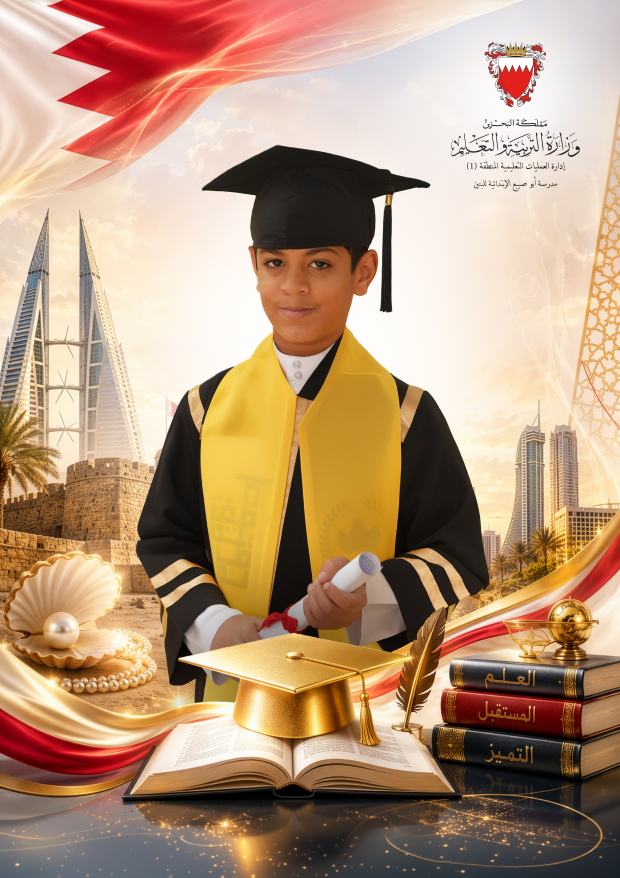
#> input picture الصور النهائية للطباعة/1.jpg, 2480 x 3509 px, found by its file name (shown at 1/4 size); its folder holds only this picture in this run
$ python compress_photos.py
#> lines starting #> are read from the running program, lines starting #| are printed output that depends on the picture
import os
from PIL import Image

SRC_DIR = r'C:\Users\Jehad\Downloads\OpenCode Projects\امنيات الطلبة\الصور النهائية للطباعة'
DST_DIR = r'C:\Users\Jehad\Downloads\OpenCode Projects\امنيات الطلبة\thumbnails'
MAX_LONG = 800
QUALITY = 75

os.makedirs(DST_DIR, exist_ok=True)

count = 0
errors = 0
for i in range(1, 154):
    src = os.path.join(SRC_DIR, f'{i}.jpg')
    dst = os.path.join(DST_DIR, f'{i}.jpg')
    if not os.path.exists(src):
        print(f'  SKIP {i}.jpg - not found')
        continue
    try:
        img = Image.open(src)
#> img is the input picture: PIL image 2480x3509 RGB; mean R, G, B 183.5, 151, 123.7
        w, h = img.size
#> w = 2480; h = 3509
        if w >= h:
            new_w = MAX_LONG
            new_h = int(h * MAX_LONG / w)
        else:
            new_h = MAX_LONG
            new_w = int(w * MAX_LONG / h)
#> new_w = 565
        img = img.resize((new_w, new_h), Image.LANCZOS)
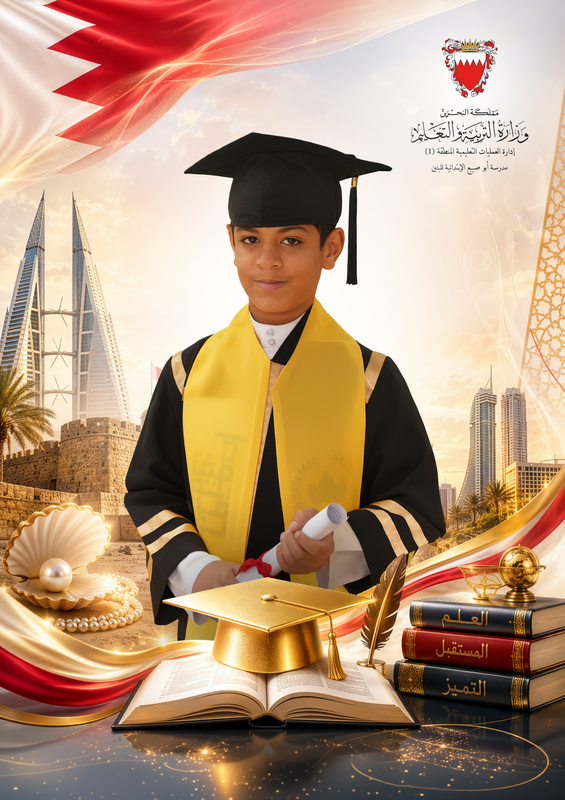
#> img: PIL image 565x800 RGB; mean R, G, B 183.4, 151, 123.6
        img.save(dst, 'JPEG', quality=QUALITY, optimize=True)
        count += 1
        print(f'  OK {i}.jpg ({w}x{h} -> {new_w}x{new_h})')
#|   OK 1.jpg (2480x3509 -> 565x800)
    except Exception as e:
        print(f'  ERR {i}.jpg: {e}')
        errors += 1

print(f'\nDone: {count} thumbnails created, {errors} errors')
